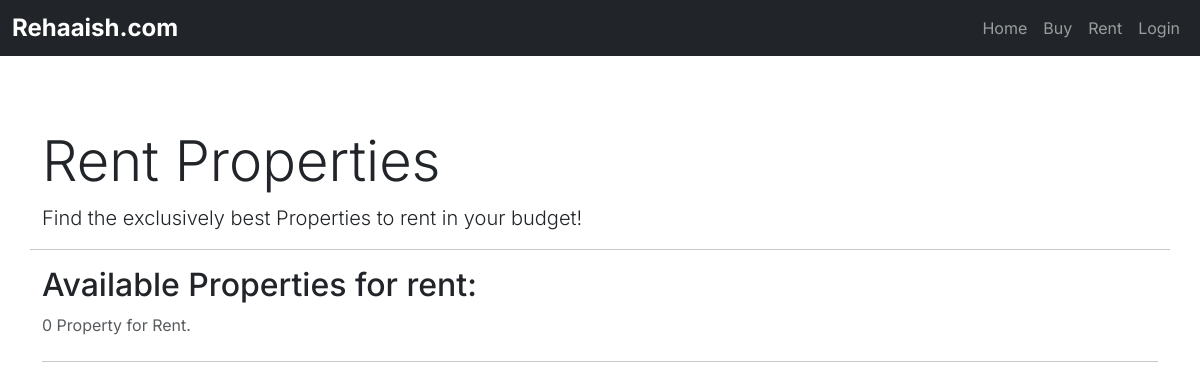
The app's page /rent/, older data.
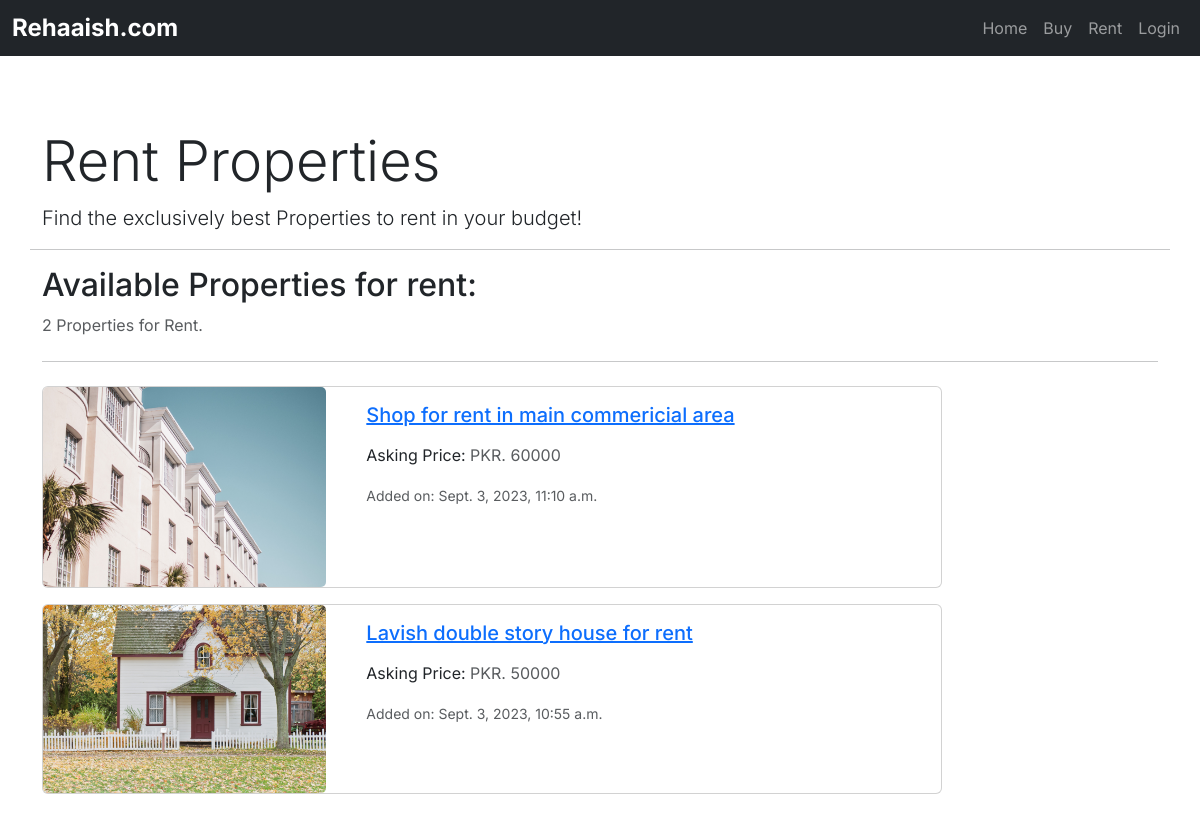
The same page, newer data.
### market/models.py (models this page shows, shortened)
class Property(models.Model):
    UNIT_CHOICES = [
        ("Square feet", "sq.ft"),
        ("Square meters", "sq.m"),
        ("Marla", "marla"),
        ("Kanal", "kanal"),
    ]
    SALE_CHOICES = [
        ("Sell", "Sell"),
        ("Rent", "Rent"),
    ]
    PROVINCE_CHOICES = [
        ("Sindh", "S"),
        ("Punjab", "P"),
        ("Balochistan", "B"),
        ("KPK", "K"),
    ]
    title = models.CharField(max_length=300, blank=True, null=True)
    owner = models.ForeignKey(
        settings.AUTH_USER_MODEL, on_delete=models.CASCADE, blank=True, null=True)
    type = models.ForeignKey(
        PropertyType, on_delete=models.CASCADE, related_name="property", blank=True, null=True)
    sale_type = models.CharField(
        max_length=10, choices=SALE_CHOICES, blank=True, null=True)
    address = models.CharField(max_length=500, blank=True, null=True)
    price = models.IntegerField(blank=True, null=True)
    size = models.IntegerField(blank=True, null=True)
    size_unit = models.CharField(
        choices=UNIT_CHOICES, blank=True, null=True, max_length=100)
    description = models.TextField(blank=True, null=True)
    province = models.CharField(
        choices=PROVINCE_CHOICES, max_length=40, null=True, blank=True)
    city = models.ForeignKey(
        City, on_delete=models.CASCADE, related_name="property_city", null=True, blank=True)
    area = models.ForeignKey(
        Area, on_delete=models.CASCADE, related_name="area", null=True, blank=True)
    added_at = models.DateTimeField(
        default=timezone.now, blank=True, null=True)

class PropertyImage(models.Model):
    property = models.ForeignKey(
        Property, on_delete=models.CASCADE, related_name="property_pics")
    file = models.FileField(blank=True, upload_to=property_pic_path, verbose_name="Files",
                            validators=[validate_file_size], help_text="Allowed size is 50MB", null=True)

### market/views.py (the view)
# urls.py: path('rent/', RentView, name="rent"),
def RentView(request):
    listings = Property.objects.filter(sale_type="Rent").order_by("-added_at")
    quantity = listings.count()
    property_noun = "Property"
    if (quantity > 1):
        property_noun = "Properties"
    return render(request, 'market/rent.html', {'listings': listings, 'property_noun': property_noun, 'quantity': quantity})

### market/templates/market/rent.html (shortened to what this page needs)
{% extends 'market/base.html' %}
{% block content %}
<section class="container mt-5">
  <div class="row">
    <div class="col-md-8">
      <h1 class="display-4">Rent Properties</h1>
      <p class="lead">Find the exclusively best Properties to rent in your budget!</p>
    </div>
    <hr>
    <div>
      <h2 class="mb-2">Available Properties for rent:</h2>
      <p class="text-muted mb-4">{{ quantity }} {{property_noun}} for Rent.</p>
      <hr class="mb-4">
      {% if listings %}
        <div>
            {% for i in listings %}
                <div class="card mb-3" style="max-width: 900px;">
                <div class="row no-gutters">
                    <div class="col-md-4">
                    <img src="{% if i.property_pics.first.file %}{{ i.property_pics.first.file.url }}{% else %}https://static.vecteezy.com/system/resources/previews/014/554/760/original/man-profile-negative-photo-anonymous-silhouette-human-head-businessman-worker-support-illustration-vector.jpg{% endif %}"  class="card-img img-fluid" style="object-fit: cover; height: 100%; max-height: 200px;" alt="">
                    </div>
                    <div class="col-md-8">
                    <div class="card-body">
                        <a href="{% url 'market:listing_data' i.id %}">
                        <h5 class="card-title">{{ i.title }}</h5>
                        </a>
                        <p class="card-text">Asking Price: <span class="text-muted">PKR. {{ i.price }}</span></p>
                        <div ><small class="text-muted">Added on: {{ i.added_at }}</small></div>
                    </div>
                    </div>
                </div>
                </div>
            {% endfor %}
        </div>
      {% endif %}
    </div>
  </div>
</section>
{% endblock %}

Row changes from the older to the newer data that the page shows:
added Property: id.file (picture), title "Shop for rent in main commericial area", price "60000", added_at "Sept. 3, 2023, 11:10 a.m."
added Property: id.file (picture), title "Lavish double story house for rent", price "50000", added_at "Sept. 3, 2023, 10:55 a.m."
Text that changed along with them:
{{ quantity }}: "0" → "2"
{{ property_noun }}: "Property" → "Properties"
